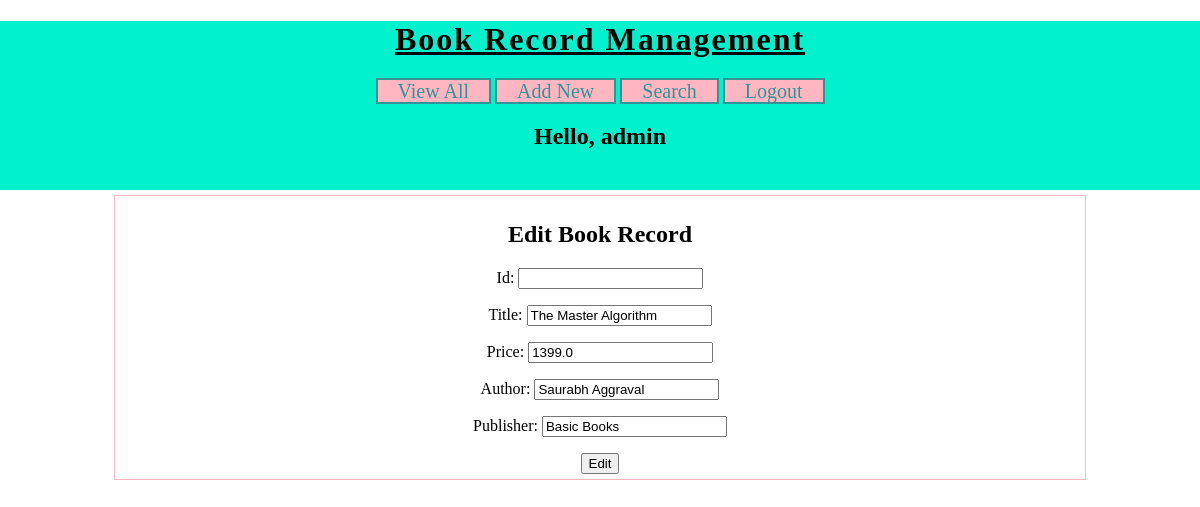
/BRM/edit-book/4 (signed in), run on the app's committed database.
### myapp/models.py (models this page shows)
class Book(models.Model):
    title = models.CharField(max_length=100)
    price = models.FloatField()
    author = models.CharField(max_length=100)
    publisher = models.CharField(max_length=100)

### myapp/views.py (the view)
# urls.py: path('edit-book/<int:id>', views.EditBook, name='edit-book'),
@login_required(login_url = '/BRM/login/')
def EditBook(request, id=None):
    username = request.session['username']
    if request.method == 'POST':
        pi = get_object_or_404(Book, pk=id)
        fm = NewBookForm(request.POST or None)
        print(fm)
        if fm.is_valid():
            title = fm.cleaned_data['title']
            price = fm.cleaned_data['price']
            author = fm.cleaned_data['author']
            publisher = fm.cleaned_data['publisher']
            obj = Book(title=title, price=price, author=author, publisher=publisher)
            obj.save()
            messages.success(request, 'You successfully updated the Book')
            return HttpResponseRedirect('/BRM/view-book/')
        else:
            messages.warning(request, 'Pls enter a valid data!!')
    else:
        pi = get_object_or_404(Book, pk=id)
        book = {'title' : pi.title, 'price' : pi.price, 'author' : pi.author, 'publisher' : pi.publisher}
        fm = NewBookForm(initial=book)
    context = {
        'form' : fm,
        'username' : username
    }
    return render(request, 'myapp/edit_book.html', context)

### myapp/forms.py
class NewBookForm(forms.Form):
    id = forms.IntegerField(label='Id')
    title = forms.CharField(label = 'Title', max_length=100)
    price = forms.FloatField(label = 'Price')
    author = forms.CharField(label = 'Author')
    publisher = forms.CharField(label = 'Publisher')

### templates/myapp/edit_book.html (shortened to what this page needs)
{% extends 'myapp/base.html' %}
{% block content%}
  <div id="main">
    <h2>Edit Book Record</h2>
    <form class="" action="" method="POST">
      {{form.as_p}}
      <input type="submit" name="" value="Edit">
    </form>
  </div>
{% endblock content %}

### templates/myapp/base.html (shortened to what this page needs)
<!DOCTYPE html>
{% load static %}
<html lang="en" dir="ltr">
  <head>
    <link rel="stylesheet" href="{% static 'css/BRMstyle.css' %}">
  </head>
  <body>
    <div id="header">
      <h1>Book Record Management</h1>
      <div id="nav">
        <a href="{% url 'view-book' %}">View All</a>
        <a href="{% url 'new-book' %}">Add New</a>
        <a href="{% url 'search-book' %}">Search</a>
        <a href="{% url 'logout' %}">Logout</a>
      </div>
      <h2>Hello, {{username}}</h2>
    </div>
    {% block content %}
    {% endblock content %}
  </body>
</html>

### statics/css/BRMstyle.css (style rules this page uses)
body { margin: 0; font-family: cursive; }
#header { background-color: #00F1CC; padding-bottom: 20px; text-align: center; }
#header h1 { text-align: center; letter-spacing: 2px; text-decoration: underline; }
#nav { width: 60%; margin: auto; }
#nav a { background-color: lightpink; width: 150px; border: solid 2px #329497; font-size: 20px; text-decoration: none; color : #329497; padding-left: 20px; padding-right: 20px; }
#main { margin: auto; border: solid 1px lightpink; width: 80%; padding: 5px; margin-top: 5px; }
#main h2, #main form { text-align: center; }

### data on the page
Book: title "The Master Algorithm", price "1399.0", author "Saurabh Aggraval", publisher "Basic Books"

### other printed values
{{ username }} "admin"
